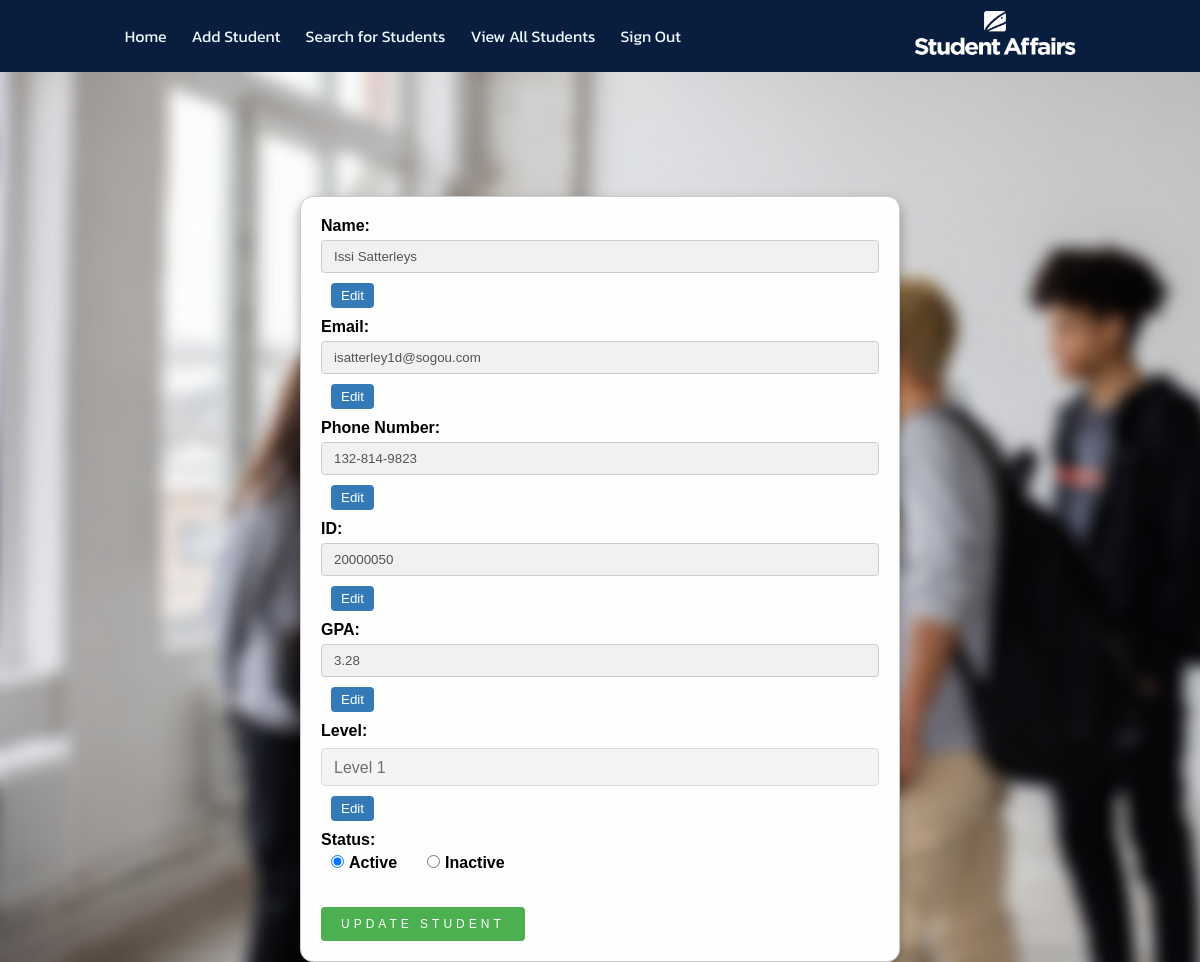
Page /update/20000050/ (signed in) on the committed database.
### pages/models.py (models this page shows)
class Student(models.Model):
    name = models.CharField(max_length=255)
    email = models.EmailField()
    phone_number = models.CharField(max_length=20)
    student_id = models.PositiveIntegerField(primary_key=True)
    gpa = models.DecimalField(max_digits=3, decimal_places=2)
    level = models.PositiveSmallIntegerField()
    status = models.BooleanField()
    DEPARTMENT_CHOICES = (
        ('CS', 'Computer Science'),
        ('IS', 'Information System'),
        ('IT', 'Information Technology'),
        ('AI', 'Aritificial Inteligence'),
        ('DS', 'Descision Support'),
    )
    department = models.CharField(
        max_length=10, choices=DEPARTMENT_CHOICES, null=True)
    birthday = models.DateField()
    GENDER_CHOICES = (
        ('male', 'Male'),
        ('female', 'Female'),
    )
    gender = models.CharField(max_length=10, choices=GENDER_CHOICES)

### pages/views.py (the view, shortened to what this page needs)
# urls.py: path('update/<int:pk>/', views.update, name='update_student'),
@login_required(login_url='SignIn')
def update(request, pk):
    student = Student.objects.get(pk=pk)
    return render(request, "pages/update_student.html", {"student": student, "levels": list(range(1, 5)), "departments": ["CS", "IS", "IT", "SW"]})

### SA_Project/email_auth_backend.py (called while the page is built)
    def get_user(self, user_id):
        UserModel = get_user_model()
        try:
            return UserModel.objects.get(pk=user_id)
        except UserModel.DoesNotExist:
            return None

### pages/templates/pages/update_student.html (shortened to what this page needs)
{% load static %}
<!DOCTYPE html>
<html lang="en">
<head>
  <link rel="stylesheet" href="{% static 'css/common.css' %}" />
  <link rel="stylesheet" href="{% static 'css/Add_student.css' %}" />
  <link rel="stylesheet" href="{% static 'css/updatestudent.css' %}" />
</head>
<body>
  <header>
    <nav>
      <ul>
        <li><a href="{% url 'main' %}">Home</a></li>
        <li>
          <a href="{% url 'add_student' %}">Add Student</a>
        </li>
        <li><a href="{% url 'search_student' %}">Search for Students</a></li>
        <li><a href="{% url 'show_students' %}">View All Students</a></li>
        <li><a href="{% url 'sign_out' %}">Sign Out</a></li>
      </ul>
      <a href="{% url 'main' %}">
        <img src="{% static 'images/logo.png' %}" alt="Student Affairs" width="180px" height="46" />
      </a>
    </nav>
  </header>
  <br />
  <br />
  <br />
  <br />
  <div class="formcontainer">
    <form method="POST" action="">
      <div class="form-group">
        <label for="name">Name:</label>
        <input type="text" id="name" name="name" value="{{ student.name }}" disabled />
        <button type="button" class="btn-edit">Edit</button>
      </div>
      <div class="form-group">
        <label for="Email">Email:</label>
        <input type="text" id="Email" name="email" value="{{ student.email }}" disabled />
        <button type="button" class="btn-edit">Edit</button>
      </div>
      <div class="form-group">
        <label for="phone">Phone Number:</label>
        <input type="text" id="phone" name="phonenumber" value="{{ student.phone_number }}" disabled />
        <button type="button" class="btn-edit">Edit</button>
      </div>
      <div class="form-group">
        <label for="id">ID:</label>
        <input type="text" id="id" name="student_id" value="{{ student.student_id }}" disabled />
        <button type="button" class="btn-edit">Edit</button>
      </div>
      <div class="form-group">
        <label for="gpa">GPA:</label>
        <input type="text" id="gpa" name="gpa" value="{{ student.gpa }}" disabled />
        <button type="button" class="btn-edit">Edit</button>
      </div>
      <div class="form-group">
        <label for="levels">Level:</label>
        <select name="level" id="levels" disabled>
          {% for level in levels %}
          {% if student.level == level %}
          <option value="{{ level }}" selected>Level {{ level }}</option>
          {% else %}
          <option value="{{ level }}">Level {{ level }}</option>
          {% endif %}
          {% endfor %}
        </select>
        <button type="button" class="btn-edit">Edit</button>
      </div>
      <div class="form-group">
        <label for="status">Status:</label>
        <div class="radio-group">
          {% if student.status %}
          <label><input type="radio" name="status" value="active" checked />Active</label>
          <label><input type="radio" name="status" value="inactive" />Inactive</label>
          {% else %}
          <label><input type="radio" name="status" value="active" />Active</label>
          <label><input type="radio" name="status" value="inactive" checked />Inactive</label>
          {% endif %}
        </div>
      </div>
      <input type="submit" value="Update Student" />
    </form>
  </div>
</body>
</html>

### pages/static/css/common.css (style rules this page uses)
:root { --primary: #06a3da; --secondary: #34ad54; --light: #eef9ff; --dark: #091e3e; --grey: rgb(244, 252, 255); --darkGrey: rgb(220, 220, 220); --shadow: rgb(150 150 150); --shadowLight: rgb(200, 200, 200); --section-padding: 100px; }
html { scroll-behavior: smooth; }
* { -webkit-box-sizing: border-box; -moz-box-sizing: border-box; box-sizing: border-box; padding: 0; margin: 0; }
body { font-family: "Kanit", sans-serif; background-color: var(--light); }
a { text-decoration: none; color: inherit; }
header nav { position: fixed; top: 0; left: 0; margin: auto; z-index: 2; width: 100%; background-color: var(--dark); color: var(--light); padding: 10px; display: flex; justify-content: space-around; min-height: 52px; align-items: center; }
header nav ul { list-style: none; margin: 0; padding: 0; display: flex; }
nav ul li { padding: 10px; margin-right: 5px; color: var(--light); transition: 0.5s; cursor: pointer; }

### pages/static/css/Add_student.css (style rules this page uses)
form { width: 80%; max-width: 600px; margin: 0 auto; padding: 20px; border: 1px solid #ccc; border-radius: 5px; font-family: Arial, sans-serif; background-color: #fefefe; backdrop-filter: blur(7px); box-shadow: 0 .4rem .8rem #0005; border-radius: .8rem; justify-content: center; overflow: hidden; }
label { display: block; font-weight: bold; margin-bottom: 10px; }
input[type="tex"], select, input[type="date"] { width: 100%; padding: 12px 20px; margin: 8px 0; box-sizing: border-box; border: none; border-radius: 4px; font-size: 16px; background-color: #fefefe; }
input[type="radio"] { margin-right: 10px; }
input[type="submit"] { position: relative; display: inline-block; padding: 10px 20px; background-color: #091e3e; color: #ffffff; border-radius: 7px; font-size: 12px; text-decoration: none; text-transform: uppercase; overflow: hidden; transition: .5s; margin-top: 0px; border: none; letter-spacing: 4px }
select { appearance: none; -moz-appearance: none; -webkit-appearance: none; -ms-appearance: none; background-color: transparent; background: url('./svg/common/arrow-down-new.svg') right transparent; color: #333; font-size: 16px; padding: 10px 10px 10px 0; position: relative; display: block; width: 300px; border: none; border-bottom: 1px solid #000000; border-radius: 0; }

### pages/static/css/updatestudent.css (style rules this page uses)
header { position: relative; top: 0; left: 0; width: 100%; z-index: 1; }
.formcontainer { margin-top: 100px; margin-bottom: 100px; }
form { width: 80%; margin: 0 auto; font-family: Arial, sans-serif; }
.form-group { margin-bottom: 10px; }
label { display: block; margin-bottom: 5px; font-weight: bold; }
input[type="text"], select { width: 100%; padding: 8px 12px; margin-bottom: 10px; border: 1px solid #ccc; border-radius: 4px; box-sizing: border-box; }
select { height: 38px; }
.radio-group { display: flex; flex-direction: row; }
.radio-group label { margin-right: 20px; }
input[type="submit"] { background-color: #4CAF50; color: #fff; border: none; border-radius: 4px; cursor: pointer; padding: 10px 20px; margin-top: 20px; }
.btn-edit { background-color: #337ab7; color: #fff; border: none; border-radius: 4px; cursor: pointer; padding: 5px 10px; margin-left: 10px; }
input[disabled], select[disabled] { background-color: #f1f1f1; cursor: not-allowed; }
input[type="radio"] { margin-right: 5px; margin-left: 10px; }

### rows in the picture
Student: name "Issi Satterleys", email "isatterley1d@sogou.com", phonenumber "132-814-9823", student_id "20000050", gpa "3.28", level "Level 1"
